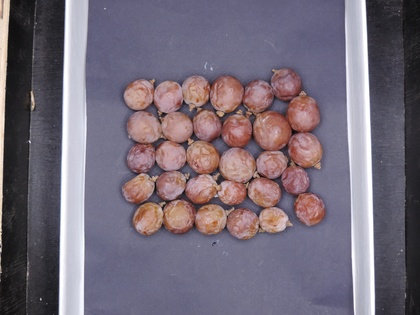
%> input picture textura/DSCN9161.JPG, 420 x 315 px, shrunk from 4896 x 3672 before the run
$ octave --eval "result = matrizcoocorrencia('DSCN9161.JPG');"   (GNU Octave 9; MATLAB toolbox functions it lacks are replaced by stand-ins)
%> lines starting %> are read from the running program, lines starting %| are printed output that depends on the picture
function X = matrizcoocorrencia(imagem)
%> called with imagem = 'DSCN9161.JPG'
    I = imread(imagem);
%> I is the input picture: size 315x420x3 uint8; mean R, G, B 117.4, 107.3, 120.2
    IM = rgb2gray(I);
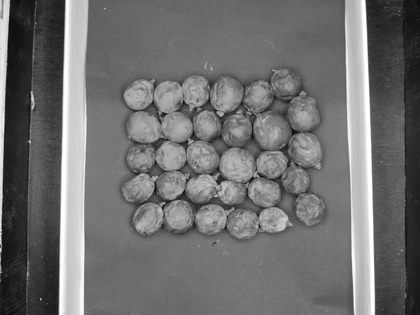
%> IM: size 315x420 uint8; min 6, max 255, mean 111.8
    MC = graycomatrix(IM,'offset', [0 1; -1 1; -1 0; -1 -1], 'NumLevels',256, 'GrayLimits',[0 255],'Symmetric',true);
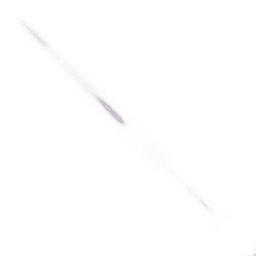
%> MC: size 256x256x4 double; mean R, G, B, A 4, 4, 4, 4; transparent parts drawn white
    s = graycoprops(MC,{'Energy','Homogeneity','Correlation','Contrast'});
%> s = {Contrast [254.8 290.8 70.93 301.1], Correlation [0.949 0.942 0.986 0.94], Energy [0.00112 0.000909 0.00123 0.000909], Homogeneity [0.379 0.342 0.435 0.339]}


    X = [s.Energy,s.Homogeneity,s.Correlation,s.Contrast];
%> X = [0.00112 0.000909 0.00123 0.000909 0.379 0.342 0.435 0.339 0.949 0.942 0.986 0.94 254.8 290.8 70.93 301.1]
%> `result = matrizcoocorrencia('DSCN9161.JPG');`: result has the same summary as X in matrizcoocorrencia
end

$ run again, on textura/RedGlobe_0h_1.jpg
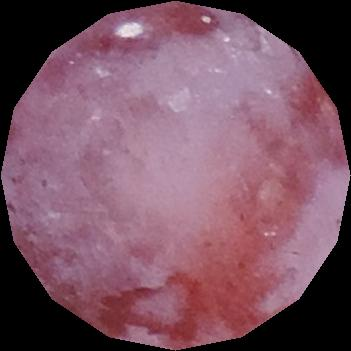
%> input picture textura/RedGlobe_0h_1.jpg, 351 x 351 px
%> in matrizcoocorrencia, I is the input picture: size 351x351x3 uint8; mean R, G, B 121.7, 83.6, 98.9
%> in matrizcoocorrencia, `IM = rgb2gray(I);`:
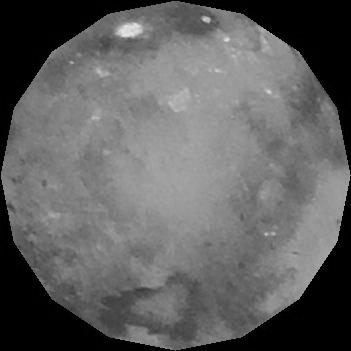
%> IM: size 351x351 uint8; min 0, max 232, mean 96.7
%> s = {Contrast [79.66 113 76.75 123.2], Correlation [0.988 0.983 0.988 0.981], Energy [0.0295 0.0279 0.0296 0.0279], Homogeneity [0.549 0.485 0.542 0.493]}
%> X = [0.0295 0.0279 0.0296 0.0279 0.549 0.485 0.542 0.493 0.988 0.983 0.988 0.981 79.66 113 76.75 123.2]
%> result has the same summary as X in matrizcoocorrencia

$ run again, on textura/RedGlobe_12h_5.jpg
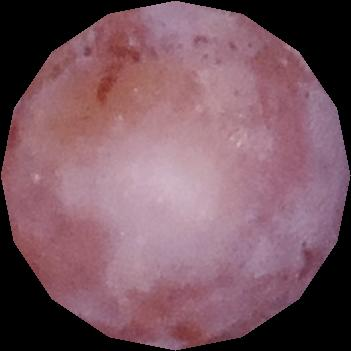
%> input picture textura/RedGlobe_12h_5.jpg, 351 x 351 px
%> in matrizcoocorrencia, I is the input picture: size 351x351x3 uint8; mean R, G, B 122.1, 87.4, 97.8
%> in matrizcoocorrencia, `IM = rgb2gray(I);`:
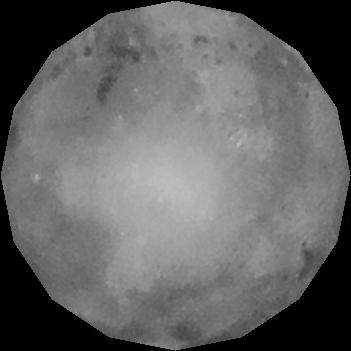
%> IM: size 351x351 uint8; min 0, max 191, mean 99
%> s = {Contrast [61.16 94.92 64.26 92.44], Correlation [0.991 0.986 0.991 0.986], Energy [0.0309 0.0291 0.031 0.0292], Homogeneity [0.575 0.519 0.577 0.515]}
%> X = [0.0309 0.0291 0.031 0.0292 0.575 0.519 0.577 0.515 0.991 0.986 0.991 0.986 61.16 94.92 64.26 92.44]
%> result has the same summary as X in matrizcoocorrencia

$ run again, on textura/RedGlobe_24h_22.jpg
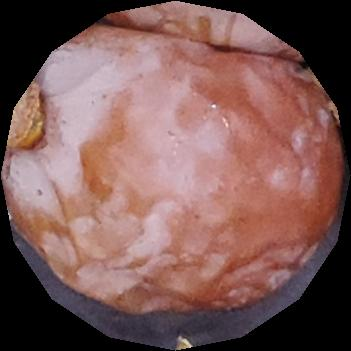
%> input picture textura/RedGlobe_24h_22.jpg, 351 x 351 px
%> in matrizcoocorrencia, I is the input picture: size 351x351x3 uint8; mean R, G, B 124.5, 89.8, 86.6
%> in matrizcoocorrencia, `IM = rgb2gray(I);`:
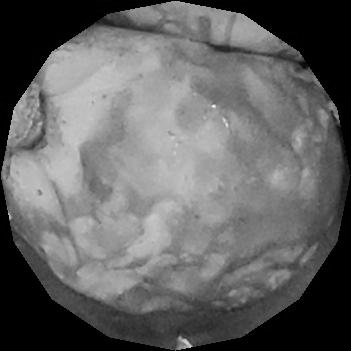
%> IM: size 351x351 uint8; min 0, max 248, mean 99.8
%> s = {Contrast [66.78 109.2 74.4 110.2], Correlation [0.992 0.987 0.991 0.987], Energy [0.0345 0.033 0.0345 0.033], Homogeneity [0.517 0.459 0.51 0.461]}
%> X = [0.0345 0.033 0.0345 0.033 0.517 0.459 0.51 0.461 0.992 0.987 0.991 0.987 66.78 109.2 74.4 110.2]
%> result has the same summary as X in matrizcoocorrencia
